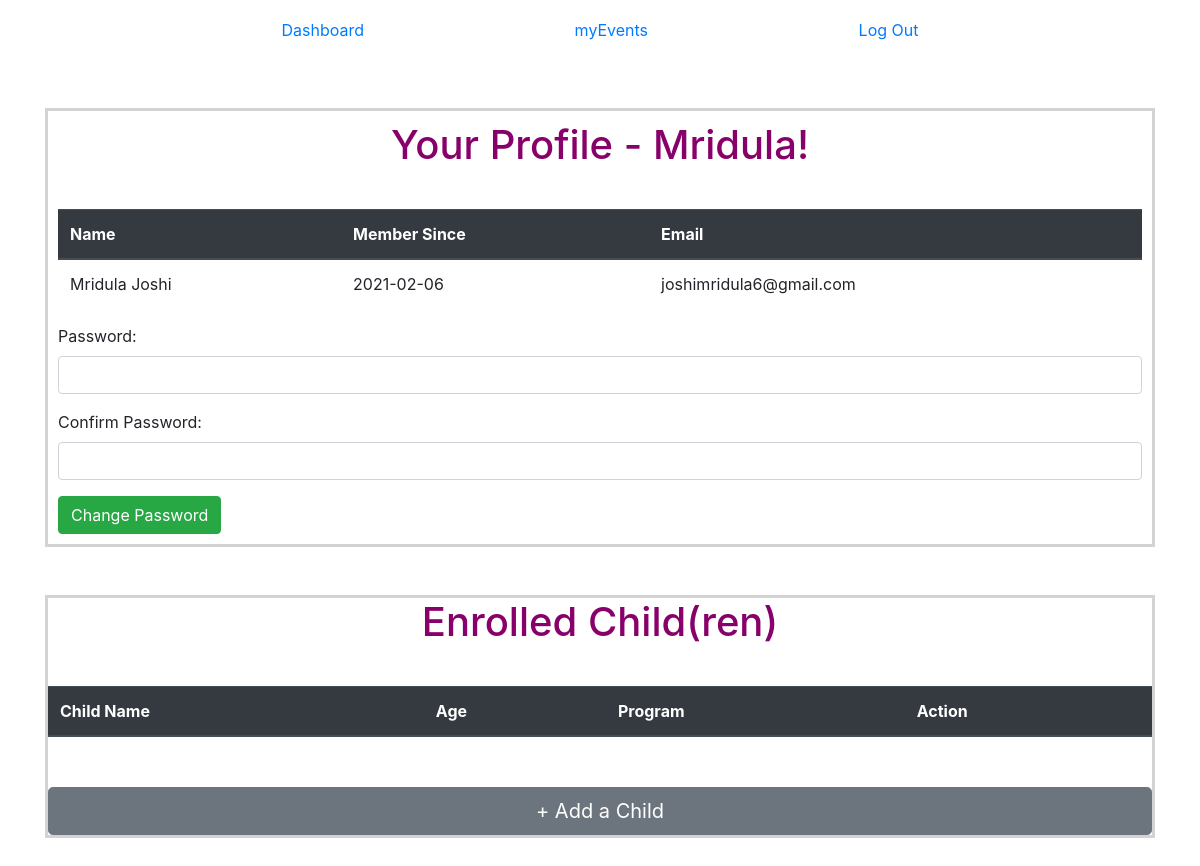
The page /ABC/myProfile (signed in) on the database as committed earlier.
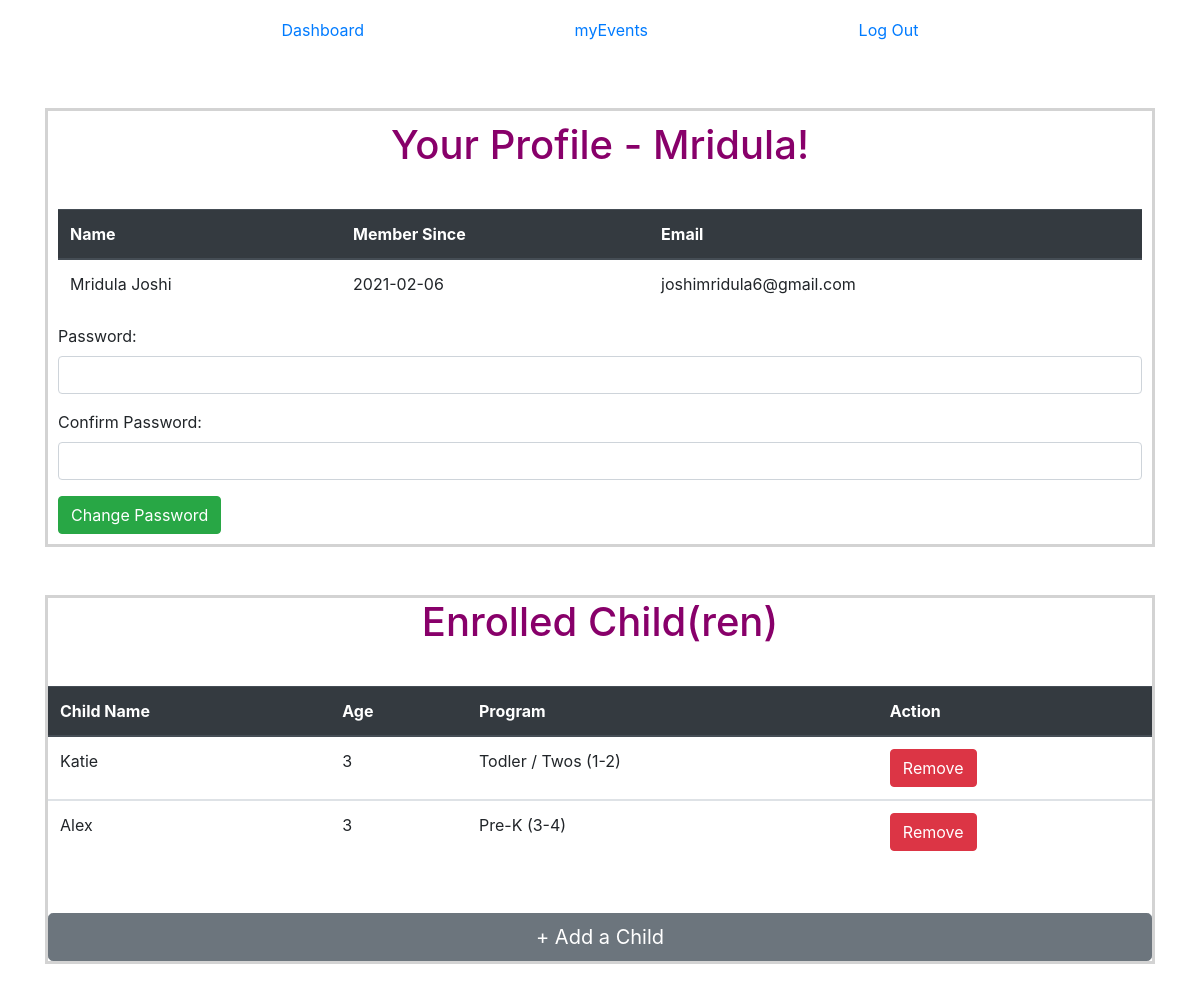
The same page on the database as committed later.
### group_app/models.py (models this page shows, shortened)
class Child(models.Model):
    first_name = models.CharField(max_length=50)
    last_name = models.CharField(max_length=50)
    birth_date = models.DateTimeField()
    gender = models.CharField(max_length=10)
    age = models.IntegerField()
    program = models.CharField(max_length=20)
    created_at = models.DateTimeField(auto_now_add=True)
    updated_at = models.DateTimeField(auto_now=True)
    parent_child = models.ForeignKey(
        User, related_name="enrolled_parent", on_delete=models.CASCADE)
    objects = ChildManager()

### group_app/views.py (the view)
# urls.py: path('myProfile', views.myProfile),
def myProfile(request):
    if 'user_id' not in request.session:
        return redirect('/ABC')
    user = User.objects.get(id=request.session['user_id'])
    children = user.enrolled_parent.all()
    context = {
        'user': user,
        'children': children,
    }
    return render(request, 'myProfile.html', context)

### group_app/models.py (called while the page is built)
    @ property
    def full_name(self):
        return f"{self.first_name} {self.last_name}"

    def get_date(self):
        return self.created_at.date()

### group_app/templates/myProfile.html (shortened to what this page needs)
<!DOCTYPE html>
<html lang="en">
<head>
    <link href="https://stackpath.bootstrapcdn.com/bootstrap/4.5.0/css/bootstrap.min.css" rel="stylesheet"
>
    {% load static %}
    <link rel="stylesheet" href="{% static 'css/style.css' %}">
</head>
<body>
    <div class="container">
        <nav class="navbar">
            <a href="/ABC/dashboard">Dashboard</a>
            <a href="/ABC/myEvents">myEvents</a>
            <a class="float-right" href="/ABC/logout">Log Out</a>
        </nav>
        <br>
        <br>
        <section>
            <div id="my_profile">
                <h1>Your Profile - {{ user.first_name }}!</h1>
                <table class="table">
                    <thead class="thead-dark">
                        <tr>
                            <th scope="col">Name</th>
                            <th scope="col">Member Since</th>
                            <th scope="col">Email</th>
                        </tr>
                    </thead>
                    <tbody>
                        <tr>
                            <td>{{ user.full_name}}</td>
                            <td>{{ user.get_date|date:"Y-m-d" }}</td>
                            <td>{{ user.email}}</td>
                        </tr>
                    </tbody>
                </table>
                <form action="{% url 'update_myProfile' %}" method="POST">
                    <div class="form-group">
                        <label for="password">Password:</label>
                        <input type="password" name="password" class="form-control">
                    </div>
                    <div class="form-group">
                        <label for="confirm_pw">Confirm Password:</label>
                        <input type="password" name="confirm_pw" class="form-control">
                    </div>
                    <button type="submit" class="btn btn-success" id=btn_password>Change
                        Password</button>
                </form>
            </div>
        </section>
        <br><br>
        <section>
            <div id="enrolled_children">
                <h1>Enrolled Child(ren)</h1>
                <table class="table">
                    <thead class="thead-dark">
                        <tr>
                            <th scope="col">Child Name</th>
                            <th scope="col">Age</th>
                            <th scope="col">Program</th>
                            <th scope="col">Action</th>
                        </tr>
                    </thead>
                    {% for child in children %}
                    <tbody>
                        <tr>
                            <td>{{ child.first_name }}</td>
                            <td>{{ child.age }}</td>
                            <td>{{ child.program }}</td>
                            <td>
                                <form action="{% url 'remove_child_myProfile' %}" method="POST">
                                    <button class="btn btn-danger" type="submit">Remove</button>
                                </form>
                            </td>
                        </tr>
                    </tbody>
                    {% endfor %}
                </table>
                <a href="childForm" class="btn btn-secondary btn-lg btn-block">+ Add a Child </a>
            </div>
        </section>
        <br>
        <br>
    </div>
</body>
</html>

Rows that differ between the two databases and show on the page:
added Child: first_name "Katie", age "3", program "Todler / Twos (1-2)"
added Child: first_name "Alex", age "3", program "Pre-K (3-4)"
